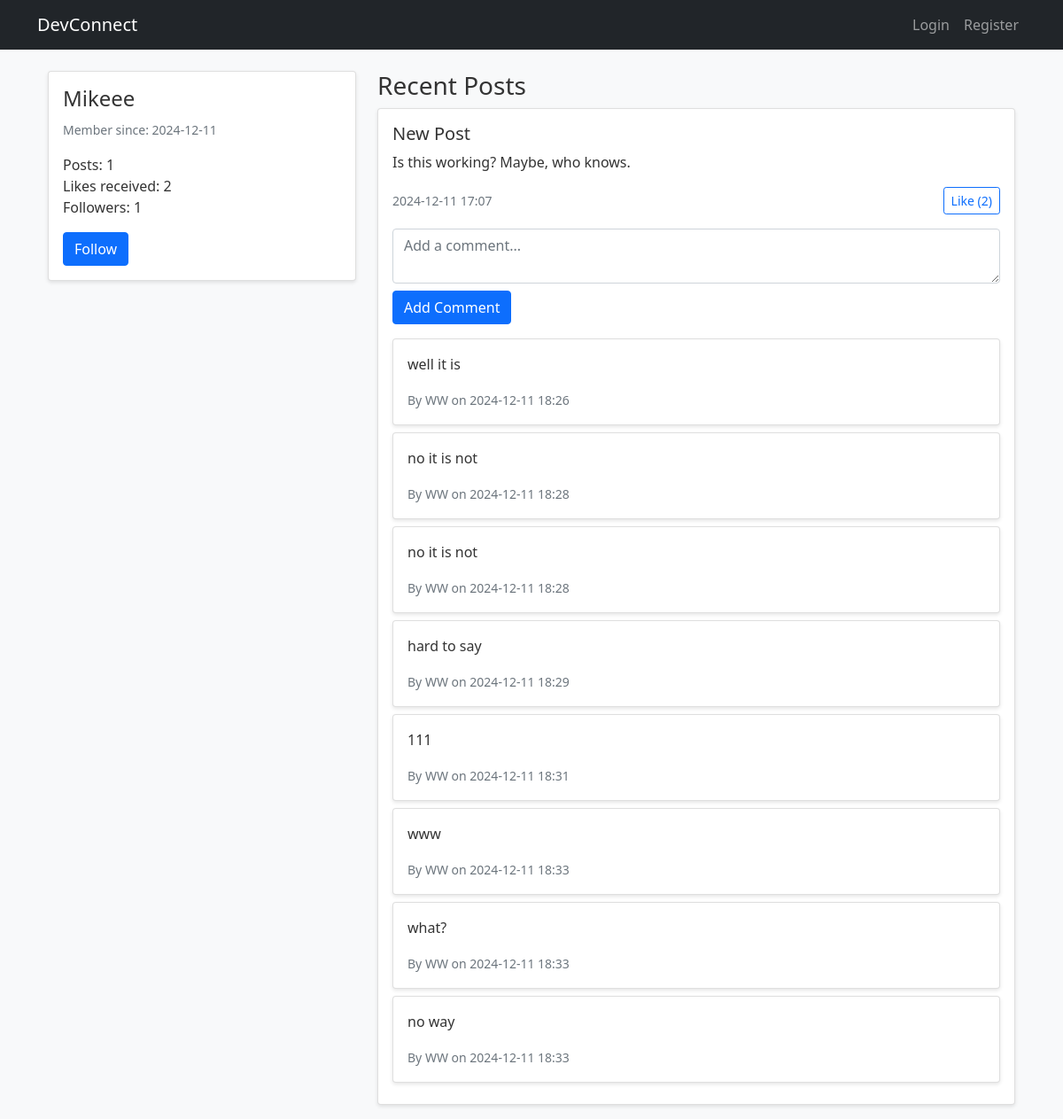
The page /auth/user/1 on the database its author committed.
### models/user.py (models this page shows, shortened)
class User(UserMixin, db.Model):
    id = db.Column(db.Integer, primary_key=True)
    username = db.Column(db.String(80), unique=True, nullable=False)
    email = db.Column(db.String(120), unique=True, nullable=False)
    password_hash = db.Column(db.String(128))
    created_at = db.Column(db.DateTime, default=datetime.utcnow)
    posts = db.relationship('Post', backref='author', lazy=True)
    followed = db.relationship(
        'User', secondary=followers,
        primaryjoin=(followers.c.follower_id == id),
        secondaryjoin=(followers.c.followed_id == id),
        backref=db.backref('followers', lazy='dynamic'),
        lazy='dynamic'
    )

### models/post.py (models this page shows)
class Post(db.Model):
    id = db.Column(db.Integer, primary_key=True)
    title = db.Column(db.String(100), nullable=False)
    content = db.Column(db.Text, nullable=False)
    created_at = db.Column(db.DateTime, default=datetime.utcnow)
    user_id = db.Column(db.Integer, db.ForeignKey('user.id'), nullable=False)
    likes = db.relationship('User', secondary='post_likes', backref='liked_posts')
    comments = db.relationship('Comment', backref='parent_post', lazy=True)
    user = db.relationship('User', foreign_keys=[user_id])

### models/comment.py (models this page shows)
class Comment(db.Model):
    id = db.Column(db.Integer, primary_key=True)
    content = db.Column(db.Text, nullable=False)
    created_at = db.Column(db.DateTime, default=datetime.utcnow)
    user_id = db.Column(db.Integer, db.ForeignKey('user.id'), nullable=False)
    post_id = db.Column(db.Integer, db.ForeignKey('post.id'), nullable=False)
    user = db.relationship('User', backref='comments')

### routes/auth.py (the view)
@auth_bp.route('/user/<int:user_id>')
def profile(user_id):
    user = User.query.get_or_404(user_id)
    posts = Post.query.filter_by(user_id=user_id).order_by(Post.created_at.desc()).all()
    total_likes = sum(len(post.likes) for post in user.posts)
    return render_template('profile/view.html', user=user, posts=posts, total_likes=total_likes)

### templates/profile/view.html (shortened to what this page needs)
{% extends "base.html" %}
{% block content %}
<div class="container">
    <div class="row">
        <div class="col-md-4">
            <div class="card">
                <div class="card-body">
                    <h4 class="card-title">{{ user.username }}</h4>
                    <p class="card-text">
                        <small class="text-muted">Member since: {{ user.created_at.strftime('%Y-%m-%d') }}</small>
                    </p>
                    <div class="stats">
                        <div>Posts: {{ user.posts|length }}</div>
                        <div>Likes received: {{ total_likes }}</div>
                        <div>Followers: <span id="follower-count">{{ user.followers.count() }}</span></div>
                    </div>
                    {% if current_user.id != user.id %}
                        <form id="follow-form">
                            <button type="button" class="btn btn-primary mt-3" id="follow-button" onclick="followUser({{ user.id }})">
                                {% if current_user in user.followers %}Unfollow{% else %}Follow{% endif %}
                            </button>
                        </form>
                    {% endif %}
                </div>
            </div>
        </div>
        <div class="col-md-8">
            <h3>Recent Posts</h3>
            {% for post in user.posts %}
                <div class="card mb-3">
                    <div class="card-body">
                        <h5 class="card-title">{{ post.title }}</h5>
                        <p class="card-text">{{ post.content }}</p>
                        <div class="d-flex justify-content-between align-items-center">
                            <small class="text-muted">{{ post.created_at.strftime('%Y-%m-%d %H:%M') }}</small>
                            <form class="like-form" data-post-id="{{ post.id }}">
                                <button type="button" class="btn btn-outline-primary btn-sm like-button" onclick="likePost({{ post.id }})">
                                    Like (<span id="like-count-{{ post.id }}">{{ post.likes|length }}</span>)
                                </button>
                            </form>
                        </div>
                        <div class="comments-section mt-3">
                            <form method="POST" action="{{ url_for('post.add_comment', post_id=post.id) }}">
                                <div class="form-group">
                                    <textarea class="form-control" name="content" rows="2" required placeholder="Add a comment..."></textarea>
                                </div>
                                <button type="submit" class="btn btn-primary mt-2">Add Comment</button>
                            </form>
                            <div class="comments-list mt-3">
                                {% for comment in post.comments %}
                                    <div class="comment card mb-2">
                                        <div class="card-body">
                                            <p class="card-text">{{ comment.content }}</p>
                                            <small class="text-muted">
                                                By {{ comment.user.username }} on {{ comment.created_at.strftime('%Y-%m-%d %H:%M') }}
                                            </small>
                                        </div>
                                    </div>
                                {% endfor %}
                            </div>
                        </div>
                    </div>
                </div>
            {% endfor %}
        </div>
    </div>
</div>
{% endblock %}

### templates/base.html (shortened to what this page needs)
<!DOCTYPE html>
<html lang="en">
<head>
    <link href="https://cdn.jsdelivr.net/npm/bootstrap@5.1.3/dist/css/bootstrap.min.css" rel="stylesheet">
    <link rel="stylesheet" href="https://cdnjs.cloudflare.com/ajax/libs/font-awesome/5.15.4/css/all.min.css">
    <link rel="stylesheet" href="{{ url_for('static', filename='css/main.css') }}">
    <link rel="stylesheet" href="{{ url_for('static', filename='css/custom.css') }}">
</head>
<body>
    <nav class="navbar navbar-expand-lg navbar-dark bg-dark">
        <div class="container">
            <a class="navbar-brand" href="{{ url_for('post.feed') }}">DevConnect</a>
            <div class="collapse navbar-collapse" id="navbarNav">
                <ul class="navbar-nav">
                    {% if current_user.is_authenticated %}
                        <li class="nav-item">
                            <a class="nav-link" href="{{ url_for('auth.logout') }}">Logout</a>
                        </li>
                    {% else %}
                        <li class="nav-item">
                            <a class="nav-link" href="{{ url_for('auth.login') }}">Login</a>
                        </li>
                        <li class="nav-item">
                            <a class="nav-link" href="{{ url_for('auth.register') }}">Register</a>
                        </li>
                    {% endif %}
                </ul>
            </div>
        </div>
    </nav>
    <main class="container mt-4">
        {% block content %}{% endblock %}
    </main>
</body>
</html>

### static/css/main.css (style rules this page uses)
:root { --primary-color: #2c3e50; --secondary-color: #3498db; --background-color: #f8f9fa; --text-color: #333; }
body { background-color: var(--background-color); color: var(--text-color); }
.card { box-shadow: 0 2px 4px rgba(0,0,0,0.1); transition: transform 0.2s; }
.like-button { transition: all 0.3s ease; }

### rows shown on the page
User: username "Mikeee", created_at "2024-12-11"
Post: title "New Post", content "Is this working? Maybe, who knows.", created_at "2024-12-11 17:07", likes|length "2"
Comment: content "well it is", user.username "WW", created_at "2024-12-11 18:26"
Comment: content "no it is not", user.username "WW", created_at "2024-12-11 18:28"
Comment: content "no it is not", user.username "WW", created_at "2024-12-11 18:28"
Comment: content "hard to say", user.username "WW", created_at "2024-12-11 18:29"
Comment: content "111", user.username "WW", created_at "2024-12-11 18:31"
Comment: content "www", user.username "WW", created_at "2024-12-11 18:33"
Comment: content "what?", user.username "WW", created_at "2024-12-11 18:33"
Comment: content "no way", user.username "WW", created_at "2024-12-11 18:33"

### other values the page prints
{{ user.posts|length }} "1"
{{ total_likes }} "2"
{{ user.followers.count() }} "1"
